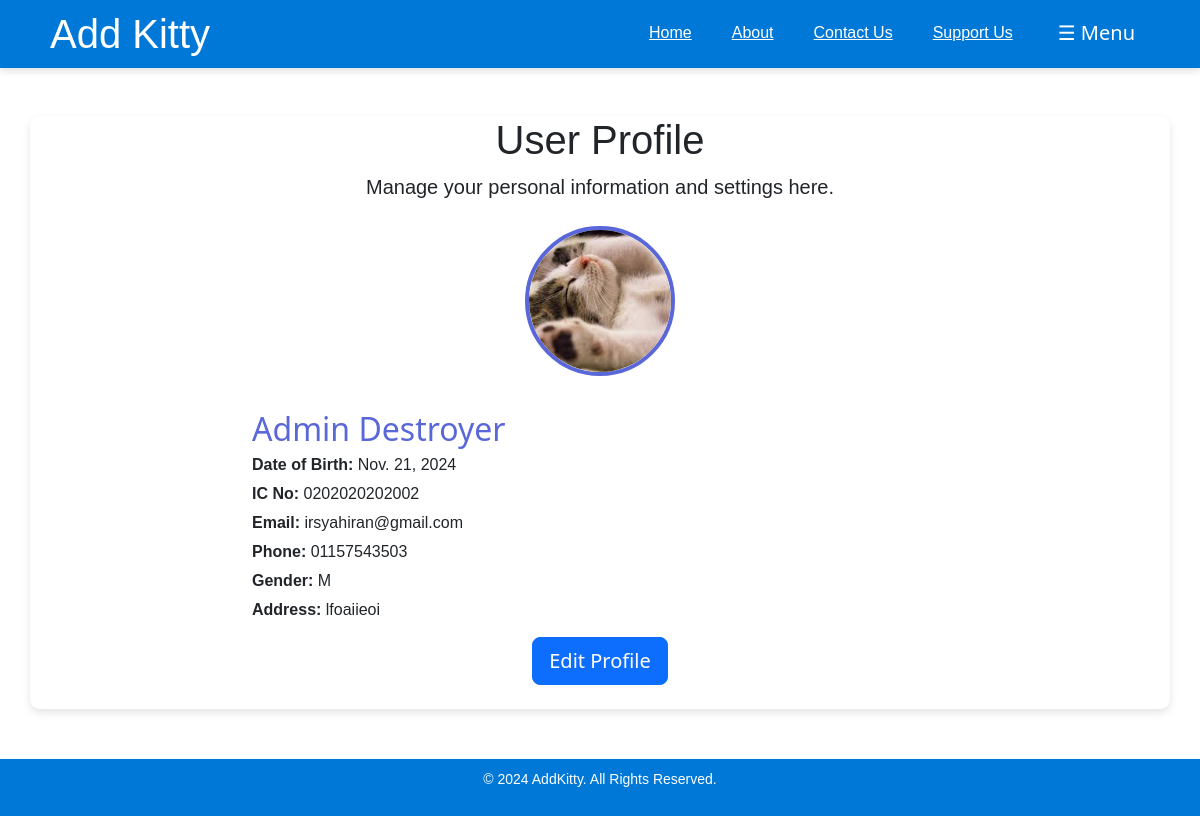
/user-profile/ (signed in), run on the app's committed database.
### Kitty/models.py (models this page shows, shortened)
class User(AbstractBaseUser, PermissionsMixin):  # Added PermissionsMixin
    GENDER_CHOICES = [
        ('M', 'Male'),
        ('F', 'Female'),
        ('O', 'Other'),
    ]
    first_name = models.CharField(max_length=50)
    last_name = models.CharField(max_length=50)
    username = models.CharField(max_length=50, unique=True)
    email = models.EmailField(unique=True)
    password = models.CharField(max_length=128)
    date_of_birth = models.DateField(null=True, blank=True)
    picture = models.ImageField(upload_to='user_pictures/', null=True, blank=True)
    no_tel = models.CharField(max_length=15)
    gender = models.CharField(max_length=1, choices=GENDER_CHOICES)
    address = models.TextField()
    ic_no = models.CharField(max_length=20, unique=True)
    last_login = models.DateTimeField(default=timezone.now)
    is_active = models.BooleanField(default=True)
    is_staff = models.BooleanField(default=False)
    is_superuser = models.BooleanField(default=False)
    objects = UserManager()
    USERNAME_FIELD = 'username'
    REQUIRED_FIELDS = ['email']

### Kitty/views.py (the view)
# urls.py: path('user-profile/', views.view_profile, name='view_profile'),
@login_required
def view_profile(request):
    user = request.user  # Get the logged-in user
    return render(request, 'Kitty/view_profile.html', {'user': user})

### Kitty/templates/Kitty/view_profile.html
{% extends 'Kitty/base.html' %}
{% load static %}
{% block content %}
<div class="container mt-5">
    <div class="text-center mb-4">
        <h1>User Profile</h1>
        <p class="lead">Manage your personal information and settings here.</p>
    </div>
    <div class="row justify-content-center">
        <div class="col-md-4 text-center">
            <div class="profile-picture mb-4">
                {% if user.picture %}
                <img src="{{ user.picture.url }}" alt="Profile Picture" class="img-fluid rounded-circle" style="max-width: 200px;">
                {% else %}
                <img src="{% static 'Kitty/default-profile.jpg' %}" alt="Profile Picture" class="img-fluid rounded-circle" style="max-width: 200px;">
                {% endif %}
            </div>
        </div>
        <div class="col-md-8">
            <div class="profile-details">
                <h2>{{ user.first_name }} {{ user.last_name }}</h2>
                <p><strong>Date of Birth:</strong> {{ user.date_of_birth }}</p>
                <p><strong>IC No:</strong> {{ user.ic_no }}</p>
                <p><strong>Email:</strong> {{ user.email }}</p>
                <p><strong>Phone:</strong> {{ user.no_tel }}</p>
                <p><strong>Gender:</strong> {{ user.gender|title }}</p>
                <p><strong>Address:</strong> {{ user.address }}</p>
            </div>
        </div>
    </div>
    <div class="text-center mb-4">
        <a href="{% url 'user_profile' %}" class="btn btn-primary btn-lg">Edit Profile</a>
    </div>
</div>
{% endblock %}

### Kitty/static/Kitty/styles.css (style rules this page uses)
body, h1, p, a, button { margin: 0; padding: 0; font-family: 'Arial', sans-serif; text-decoration: none; }
body { background-color: #f4f4f4; color: #333; margin: 0; padding: 0; line-height: 1.6; }
.row { margin: 10px; display: flex; flex-wrap: wrap; gap: 10px; }
.profile-picture { flex: 1; text-align: center; }
.profile-picture img { width: 150px; height: 150px; border-radius: 50%; object-fit: cover; border: 4px solid #5a67d8; }
.profile-details { flex: 2; padding-left: 20px; }
.profile-details h2 { margin: 0; color: #5a67d8; }
.profile-details p { margin: 5px 0; font-size: 1rem; }
.container { max-width: 900px; margin: 50px auto; background: #ffffff; border-radius: 10px; box-shadow: 0 4px 8px rgba(0, 0, 0, 0.1); overflow: hidden; }

### data on the page
User: picture (picture), first_name "Admin", last_name "Destroyer", date_of_birth "Nov. 21, 2024", ic_no "0202020202002", email "irsyahiran@gmail.com", no_tel "01157543503", gender "M", address "lfoaiieoi"
